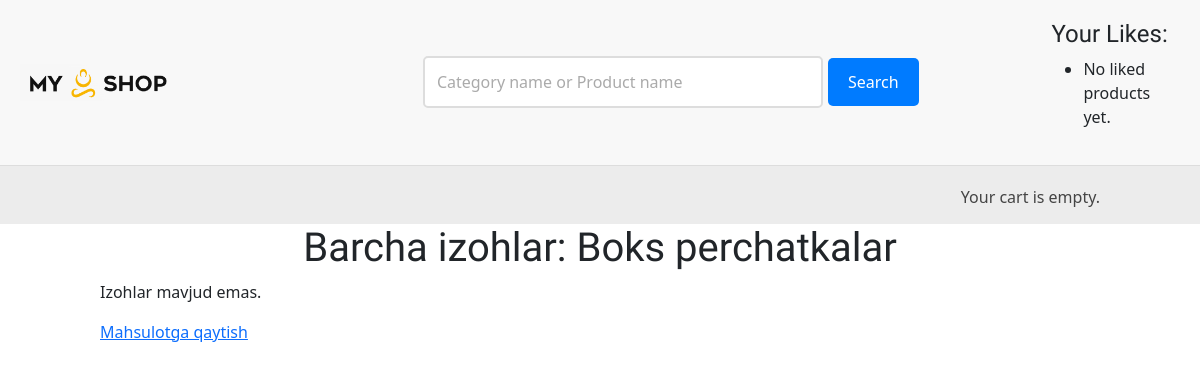
Page /1/boks-perchatkalar/comments/ on the earlier database version.
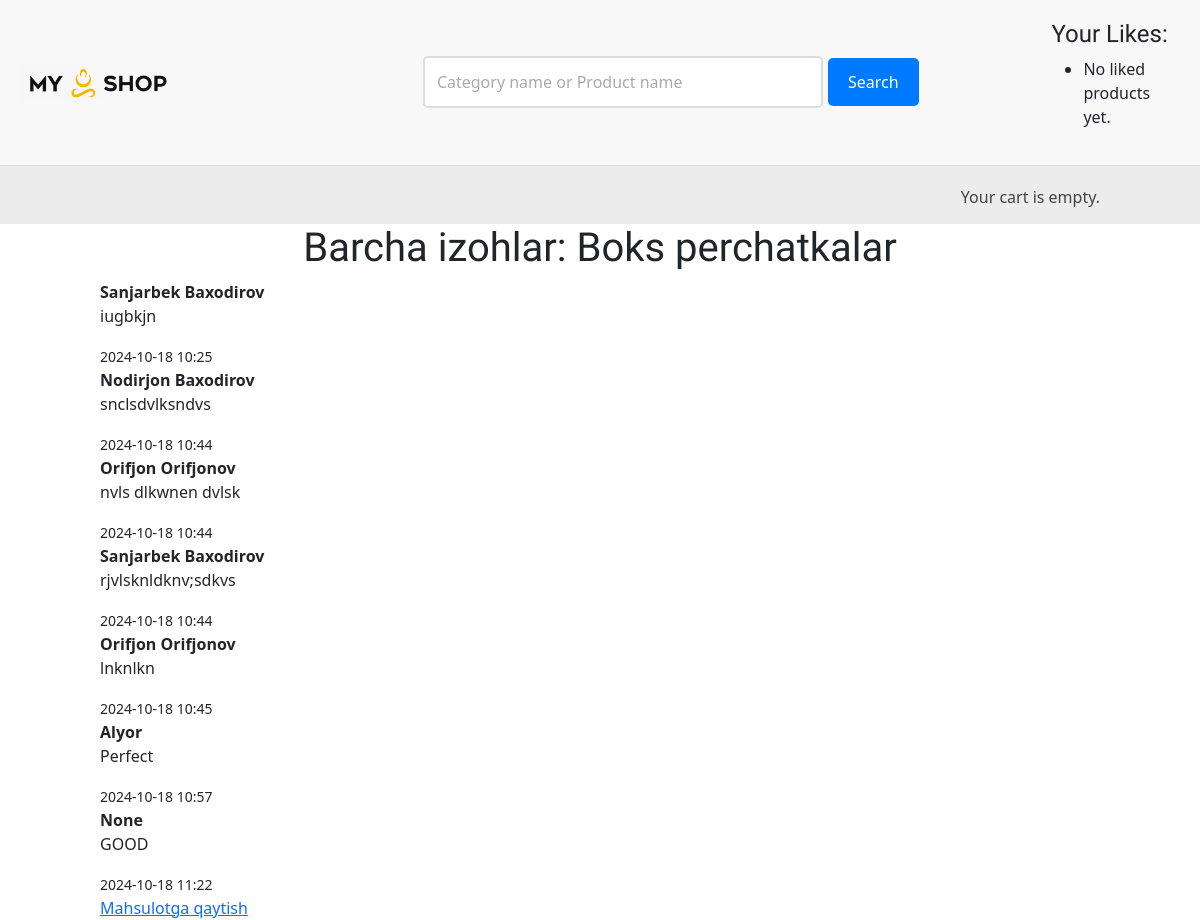
Same page on the later database version.
### shop/models.py (models this page shows, shortened)
class Comment(models.Model):
    full_name = models.CharField(max_length=550,null=True,blank=True)
    email = models.EmailField()
    message = models.TextField()
    product = models.ForeignKey(Product, related_name='comments', on_delete=models.CASCADE)
    is_active = models.BooleanField(default=True)
    created = models.DateTimeField(auto_now_add=True)
    updated = models.DateTimeField(auto_now=True)
    class Meta:
        verbose_name_plural = 'Comments'

### shop/views.py (the view)
# urls.py: path('<int:id>/<slug:slug>/comments/', views.all_comments, name='all_comments'),
def all_comments(request, id, slug):
    product = get_object_or_404(Product, id=id, slug=slug, available=True)
    comments = Comment.objects.filter(product=product, is_active=True)
    return render(request, 'shop/product/all_comments.html', {
        'product': product,
        'comments': comments
    })

### cart/cart.py (called while the page is built)
    def __len__(self):
        return sum(item['quantity'] for item in self.cart.values())

### cart/context_processors.py (called while the page is built)
def cart(request):
    return {'cart': Cart(request)}

### shop/templates/shop/product/all_comments.html
{% extends "shop/base.html" %}
{% block content %}
    <div class="all-comments">
        <h1>Barcha izohlar: {{ product.name }}</h1>
        <div class="comments">
            {% for comment in comments %}
                <div class="comment">
                    <strong>{{ comment.full_name }}</strong>
                    <p>{{ comment.message }}</p>
                    <small>{{ comment.created|date:"Y-m-d H:i" }}</small>
                </div>
            {% empty %}
                <p>Izohlar mavjud emas.</p>
            {% endfor %}
        </div>
        <div class="back-link">
            <a href="{% url 'shop:product_detail' product.id product.slug %}">Mahsulotga qaytish</a>
        </div>
    </div>
{% endblock %}

Differences in the rows shown:
added Comment: full_name "Sanjarbek Baxodirov", message "iugbkjn", created "2024-10-18 10:25"
added Comment: full_name "Nodirjon Baxodirov", message "snclsdvlksndvs", created "2024-10-18 10:44"
added Comment: full_name "Orifjon Orifjonov", message "nvls dlkwnen dvlsk", created "2024-10-18 10:44"
added Comment: full_name "Sanjarbek Baxodirov", message "rjvlsknldknv;sdkvs", created "2024-10-18 10:44"
added Comment: full_name "Orifjon Orifjonov", message "lnknlkn", created "2024-10-18 10:45"
added Comment: full_name "Alyor", message "Perfect", created "2024-10-18 10:57"
added Comment: full_name "None", message "GOOD", created "2024-10-18 11:22"
Other differences:
text no longer shown: "Izohlar mavjud emas."
